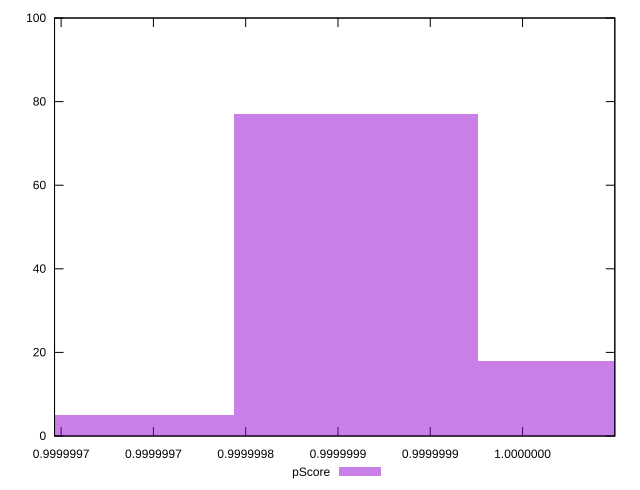

Write the gnuplot code that produced this figure.
reset

$pScore <<EOF
0.999999859804837 77
0.9999999917021765 18
0.9999997279074975 5
EOF

set key outside below
set boxwidth 1.3189733951221942e-7
set xrange [0.9999996964348979:0.9999999999935669]
set yrange [0:100]
set trange [0:100]
set style fill transparent solid 0.5 noborder
set terminal svg size 640, 490 enhanced background rgb 'white'
set output "reports/report_00031_2021-02-24T23-18-18.084Z/bootup-time/samples/agenda/pScore/histogram.svg"

plot $pScore title "pScore" with boxes

reset
